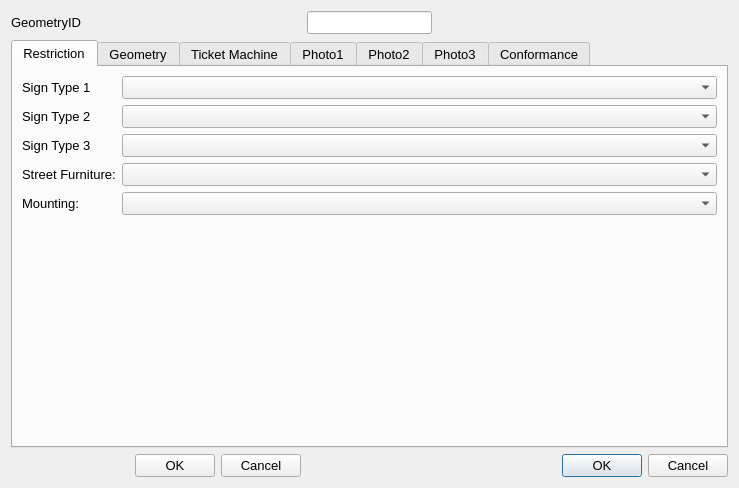
<?xml version="1.0" encoding="UTF-8"?>
<ui version="4.0">
 <class>Dialog</class>
 <widget class="QDialog" name="Dialog">
  <property name="geometry">
   <rect>
    <x>0</x>
    <y>0</y>
    <width>739</width>
    <height>488</height>
   </rect>
  </property>
  <property name="sizePolicy">
   <sizepolicy hsizetype="Fixed" vsizetype="Fixed">
    <horstretch>0</horstretch>
    <verstretch>0</verstretch>
   </sizepolicy>
  </property>
  <property name="maximumSize">
   <size>
    <width>750</width>
    <height>550</height>
   </size>
  </property>
  <property name="font">
   <font>
    <pointsize>10</pointsize>
   </font>
  </property>
  <property name="windowTitle">
   <string>Dialog</string>
  </property>
  <layout class="QGridLayout" name="gridLayout">
   <item row="2" column="2">
    <widget class="QDialogButtonBox" name="button_box">
     <property name="orientation">
      <enum>Qt::Horizontal</enum>
     </property>
     <property name="standardButtons">
      <set>QDialogButtonBox::Cancel|QDialogButtonBox::Ok</set>
     </property>
    </widget>
   </item>
   <item row="0" column="0">
    <widget class="QLabel" name="label">
     <property name="minimumSize">
      <size>
       <width>81</width>
       <height>16</height>
      </size>
     </property>
     <property name="font">
      <font>
       <pointsize>10</pointsize>
      </font>
     </property>
     <property name="text">
      <string>GeometryID</string>
     </property>
    </widget>
   </item>
   <item row="0" column="1">
    <widget class="QLineEdit" name="GeometryID">
     <property name="sizePolicy">
      <sizepolicy hsizetype="Preferred" vsizetype="Preferred">
       <horstretch>0</horstretch>
       <verstretch>0</verstretch>
      </sizepolicy>
     </property>
     <property name="font">
      <font>
       <pointsize>10</pointsize>
      </font>
     </property>
     <property name="inputMask">
      <string/>
     </property>
     <property name="readOnly">
      <bool>true</bool>
     </property>
     <property name="placeholderText">
      <string/>
     </property>
    </widget>
   </item>
   <item row="1" column="0" colspan="3">
    <widget class="QTabWidget" name="Details">
     <property name="sizePolicy">
      <sizepolicy hsizetype="Expanding" vsizetype="Expanding">
       <horstretch>0</horstretch>
       <verstretch>0</verstretch>
      </sizepolicy>
     </property>
     <property name="minimumSize">
      <size>
       <width>0</width>
       <height>0</height>
      </size>
     </property>
     <property name="font">
      <font>
       <pointsize>10</pointsize>
      </font>
     </property>
     <property name="cursor">
      <cursorShape>IBeamCursor</cursorShape>
     </property>
     <property name="mouseTracking">
      <bool>true</bool>
     </property>
     <property name="acceptDrops">
      <bool>true</bool>
     </property>
     <property name="currentIndex">
      <number>0</number>
     </property>
     <widget class="QWidget" name="RestrictionDetails">
      <property name="focusPolicy">
       <enum>Qt::NoFocus</enum>
      </property>
      <attribute name="title">
       <string>Restriction</string>
      </attribute>
      <layout class="QFormLayout" name="formLayout">
       <item row="0" column="0">
        <widget class="QLabel" name="Type1_4">
         <property name="text">
          <string>Sign Type 1</string>
         </property>
        </widget>
       </item>
       <item row="0" column="1">
        <widget class="QComboBox" name="SignType_1"/>
       </item>
       <item row="1" column="0">
        <widget class="QLabel" name="Type1_5">
         <property name="text">
          <string>Sign Type 2</string>
         </property>
        </widget>
       </item>
       <item row="1" column="1">
        <widget class="QComboBox" name="SignType_2"/>
       </item>
       <item row="2" column="0">
        <widget class="QLabel" name="Type1_6">
         <property name="text">
          <string>Sign Type 3</string>
         </property>
        </widget>
       </item>
       <item row="2" column="1">
        <widget class="QComboBox" name="SignType_3"/>
       </item>
       <item row="3" column="0">
        <widget class="QLabel" name="lbl_GeometryType_2">
         <property name="minimumSize">
          <size>
           <width>90</width>
           <height>16</height>
          </size>
         </property>
         <property name="font">
          <font>
           <pointsize>10</pointsize>
          </font>
         </property>
         <property name="text">
          <string>Street Furniture:</string>
         </property>
        </widget>
       </item>
       <item row="3" column="1">
        <widget class="QComboBox" name="Signs_Attachment"/>
       </item>
       <item row="4" column="0">
        <widget class="QLabel" name="lbl_GeometryType">
         <property name="minimumSize">
          <size>
           <width>90</width>
           <height>16</height>
          </size>
         </property>
         <property name="font">
          <font>
           <pointsize>10</pointsize>
          </font>
         </property>
         <property name="text">
          <string>Mounting:</string>
         </property>
        </widget>
       </item>
       <item row="4" column="1">
        <widget class="QComboBox" name="Signs_Mount"/>
       </item>
      </layout>
     </widget>
     <widget class="QWidget" name="Geometry">
      <attribute name="title">
       <string>Geometry</string>
      </attribute>
      <layout class="QFormLayout" name="formLayout_2">
       <item row="0" column="0">
        <widget class="QLabel" name="lbl_RoadName">
         <property name="minimumSize">
          <size>
           <width>90</width>
           <height>16</height>
          </size>
         </property>
         <property name="font">
          <font>
           <pointsize>10</pointsize>
          </font>
         </property>
         <property name="text">
          <string>Road Name:</string>
         </property>
        </widget>
       </item>
       <item row="0" column="1">
        <widget class="QLineEdit" name="RoadName"/>
       </item>
       <item row="1" column="0">
        <widget class="QLabel" name="lbl_USRN">
         <property name="minimumSize">
          <size>
           <width>90</width>
           <height>16</height>
          </size>
         </property>
         <property name="font">
          <font>
           <pointsize>10</pointsize>
          </font>
         </property>
         <property name="text">
          <string>USRN:</string>
         </property>
        </widget>
       </item>
       <item row="1" column="1">
        <widget class="QLineEdit" name="USRN"/>
       </item>
       <item row="2" column="0">
        <widget class="QLabel" name="lbl_AzToRoadCL">
         <property name="minimumSize">
          <size>
           <width>90</width>
           <height>16</height>
          </size>
         </property>
         <property name="font">
          <font>
           <pointsize>10</pointsize>
          </font>
         </property>
         <property name="text">
          <string>Direction to Road Centreline:</string>
         </property>
         <property name="wordWrap">
          <bool>true</bool>
         </property>
        </widget>
       </item>
       <item row="2" column="1">
        <widget class="QLineEdit" name="AzimuthToRoadCentreLine">
         <property name="text">
          <string/>
         </property>
        </widget>
       </item>
       <item row="3" column="1">
        <widget class="QToolButton" name="toolButton_2">
         <property name="text">
          <string>...</string>
         </property>
        </widget>
       </item>
       <item row="4" column="0">
        <widget class="QLabel" name="label_8">
         <property name="text">
          <string>Survey Date:</string>
         </property>
        </widget>
       </item>
       <item row="4" column="1">
        <widget class="QDateTimeEdit" name="Signs_DateTime">
         <property name="readOnly">
          <bool>true</bool>
         </property>
        </widget>
       </item>
       <item row="5" column="0">
        <widget class="QLabel" name="label_9">
         <property name="text">
          <string>Surveyor:</string>
         </property>
        </widget>
       </item>
       <item row="5" column="1">
        <widget class="QLineEdit" name="Surveyor">
         <property name="readOnly">
          <bool>true</bool>
         </property>
        </widget>
       </item>
       <item row="6" column="0">
        <widget class="QLabel" name="lbl_RoadName_2">
         <property name="minimumSize">
          <size>
           <width>90</width>
           <height>16</height>
          </size>
         </property>
         <property name="font">
          <font>
           <pointsize>10</pointsize>
          </font>
         </property>
         <property name="text">
          <string>RestrictionID</string>
         </property>
        </widget>
       </item>
       <item row="6" column="1">
        <widget class="QLineEdit" name="RestrictionID"/>
       </item>
      </layout>
     </widget>
     <widget class="QWidget" name="TicketMachine">
      <attribute name="title">
       <string>Ticket Machine</string>
      </attribute>
      <layout class="QFormLayout" name="formLayout_3">
       <item row="0" column="0">
        <widget class="QLabel" name="Type1_7">
         <property name="text">
          <string>Ticket Machine Number:</string>
         </property>
        </widget>
       </item>
       <item row="0" column="1">
        <widget class="QLineEdit" name="TicketMachine_Nr"/>
       </item>
       <item row="1" column="0">
        <widget class="QCheckBox" name="checkBox">
         <property name="text">
          <string>Ringo present</string>
         </property>
        </widget>
       </item>
       <item row="2" column="0">
        <widget class="QLabel" name="Type1_8">
         <property name="text">
          <string>Ticket Machine Issues:</string>
         </property>
        </widget>
       </item>
       <item row="2" column="1">
        <widget class="QComboBox" name="Compl_Signs_TicketMachines"/>
       </item>
      </layout>
     </widget>
     <widget class="QWidget" name="Photos_01">
      <attribute name="title">
       <string>Photo1</string>
      </attribute>
      <layout class="QGridLayout" name="gridLayout_4">
       <item row="0" column="0">
        <widget class="QLabel" name="Photo_Widget_01">
         <property name="sizePolicy">
          <sizepolicy hsizetype="Fixed" vsizetype="Fixed">
           <horstretch>0</horstretch>
           <verstretch>0</verstretch>
          </sizepolicy>
         </property>
         <property name="maximumSize">
          <size>
           <width>640</width>
           <height>480</height>
          </size>
         </property>
         <property name="autoFillBackground">
          <bool>true</bool>
         </property>
         <property name="text">
          <string>Photo not found</string>
         </property>
        </widget>
       </item>
      </layout>
     </widget>
     <widget class="QWidget" name="Photos_02">
      <attribute name="title">
       <string>Photo2</string>
      </attribute>
      <layout class="QGridLayout" name="gridLayout_5">
       <item row="0" column="0">
        <widget class="QLabel" name="Photo_Widget_02">
         <property name="sizePolicy">
          <sizepolicy hsizetype="Fixed" vsizetype="Fixed">
           <horstretch>0</horstretch>
           <verstretch>0</verstretch>
          </sizepolicy>
         </property>
         <property name="maximumSize">
          <size>
           <width>640</width>
           <height>480</height>
          </size>
         </property>
         <property name="autoFillBackground">
          <bool>true</bool>
         </property>
         <property name="text">
          <string>Photo not found</string>
         </property>
        </widget>
       </item>
      </layout>
     </widget>
     <widget class="QWidget" name="Photos_03">
      <attribute name="title">
       <string>Photo3</string>
      </attribute>
      <layout class="QGridLayout" name="gridLayout_6">
       <item row="0" column="0">
        <widget class="QLabel" name="Photo_Widget_03">
         <property name="autoFillBackground">
          <bool>true</bool>
         </property>
         <property name="text">
          <string>Photo not found</string>
         </property>
        </widget>
       </item>
      </layout>
     </widget>
     <widget class="QWidget" name="Conformance">
      <attribute name="title">
       <string>Conformance</string>
      </attribute>
      <layout class="QGridLayout" name="gridLayout_3">
       <item row="0" column="0">
        <widget class="QLabel" name="lbl_TimePeriod_5">
         <property name="minimumSize">
          <size>
           <width>90</width>
           <height>16</height>
          </size>
         </property>
         <property name="font">
          <font>
           <pointsize>10</pointsize>
          </font>
         </property>
         <property name="text">
          <string>Fading:</string>
         </property>
        </widget>
       </item>
       <item row="0" column="1">
        <widget class="QComboBox" name="Compl_Signs_Faded"/>
       </item>
       <item row="1" column="0">
        <widget class="QLabel" name="lbl_MaxStay_5">
         <property name="minimumSize">
          <size>
           <width>90</width>
           <height>16</height>
          </size>
         </property>
         <property name="font">
          <font>
           <pointsize>10</pointsize>
          </font>
         </property>
         <property name="text">
          <string>Obscurred:</string>
         </property>
        </widget>
       </item>
       <item row="1" column="1">
        <widget class="QComboBox" name="Compl_Signs_Obscured"/>
       </item>
       <item row="2" column="1">
        <layout class="QGridLayout" name="gridLayout_2">
         <item row="0" column="0">
          <widget class="QCheckBox" name="Compl_Signs_Direction">
           <property name="layoutDirection">
            <enum>Qt::RightToLeft</enum>
           </property>
           <property name="text">
            <string>Facing wrong direction:</string>
           </property>
          </widget>
         </item>
         <item row="0" column="1">
          <widget class="QCheckBox" name="Compl_Signs_Obsolete">
           <property name="layoutDirection">
            <enum>Qt::RightToLeft</enum>
           </property>
           <property name="text">
            <string>Sign Obsolete: </string>
           </property>
          </widget>
         </item>
         <item row="0" column="2">
          <widget class="QCheckBox" name="Compl_Signs_OtherOptions">
           <property name="layoutDirection">
            <enum>Qt::RightToLeft</enum>
           </property>
           <property name="text">
            <string>Other placement options:</string>
           </property>
          </widget>
         </item>
        </layout>
       </item>
       <item row="3" column="0">
        <widget class="QLabel" name="label_3">
         <property name="text">
          <string>Notes:</string>
         </property>
        </widget>
       </item>
       <item row="3" column="1">
        <widget class="QTextEdit" name="Signs_Notes"/>
       </item>
       <item row="4" column="0">
        <widget class="QLabel" name="label_4">
         <property name="text">
          <string>Photos taken:</string>
         </property>
        </widget>
       </item>
       <item row="4" column="1">
        <widget class="QCheckBox" name="PhotoTaken">
         <property name="text">
          <string/>
         </property>
        </widget>
       </item>
      </layout>
     </widget>
    </widget>
   </item>
   <item row="2" column="0">
    <widget class="QDialogButtonBox" name="button_box_new">
     <property name="standardButtons">
      <set>QDialogButtonBox::Cancel|QDialogButtonBox::Ok</set>
     </property>
    </widget>
   </item>
  </layout>
 </widget>
 <resources/>
 <connections/>
</ui>
